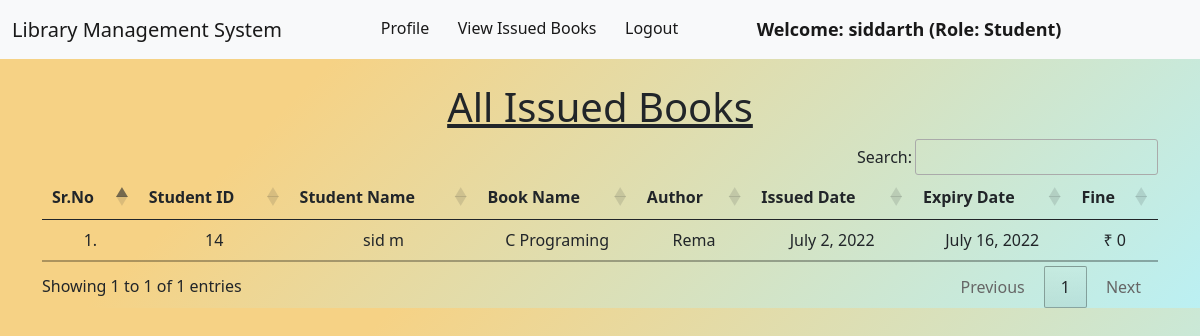
The app's page /student_issued_books/ (signed in) with its own data.
### library/models.py (models this page shows, shortened)
class Book(models.Model):
    name = models.CharField(max_length=200)
    author = models.CharField(max_length=200)
    isbn = models.PositiveIntegerField()
    category = models.CharField(max_length=50)

class IssuedBook(models.Model):
    student_id = models.CharField(max_length=100, blank=True)
    isbn = models.CharField(max_length=13)
    issued_date = models.DateField(auto_now=True)
    expiry_date = models.DateField(default=expiry)

### library/views.py (the view)
# urls.py: path("student_issued_books/", views.student_issued_books, name="student_issued_books"),
@login_required(login_url = '/student_login')
def student_issued_books(request):
    student = Student.objects.filter(user_id=request.user.id)
    issuedBooks = IssuedBook.objects.filter(student_id=student[0].user_id)
    li1 = []
    li2 = []
    for i in issuedBooks:
        books = Book.objects.filter(isbn=i.isbn)
        for book in books:
            t=(request.user.id, request.user.get_full_name, book.name,book.author)
            li1.append(t)
        days=(date.today()-i.issued_date)
        d=days.days
        fine=0
        if d>15:
            day=d-14
            fine=day*5
        t=(issuedBooks[0].issued_date, issuedBooks[0].expiry_date, fine)
        li2.append(t)
    return render(request,'student_issued_books.html',{'li1':li1, 'li2':li2})

### library/templates/student_issued_books.html (shortened to what this page needs)
{% extends 'student_navbar.html' %}
{% load static %}
{% block body %}
<div class="container mt-4">
    <h1 class="text-center"><u>All Issued Books</u></h1>
    <table class="table table-hover" id="example">
        <thead>
            <tr class="text-center">
                <th>Sr.No</th>
                <th>Student ID</th>
                <th>Student Name</th>
                <th>Book Name</th>
                <th>Author</th>
                <th>Issued Date</th>
                <th>Expiry Date</th>
                <th>Fine</th>
            </tr>
        </thead>
        <tbody>
            {% for i in li1 %}
            <tr class="text-center">
                <td>{{forloop.counter}}.</td>
                <td>{{i.0}}</td>
                <td>{{i.1}}</td>
                <td>{{i.2}}</td>
                <td>{{i.3}}</td>
                {% endfor %}
                {% for i in li2 %}
                <td>{{i.0}}</td>
                <td>{{i.1}}</td>
                <td>₹ {{i.2}}</td>
            </tr>
            {% endfor %}
        </tbody>
    </table>
    </div>
{% endblock %}

### library/templates/student_navbar.html (shortened to what this page needs)
<!doctype html>
<html lang="en">
  <head>
    <link href="https://cdn.jsdelivr.net/npm/bootstrap@5.1.0/dist/css/bootstrap.min.css" rel="stylesheet">
    <link rel="stylesheet" href="https://cdn.datatables.net/1.10.25/css/jquery.dataTables.min.css">
    <link rel="stylesheet" href="https://cdn.datatables.net/buttons/1.7.1/css/buttons.dataTables.min.css">
  </head>
  <body style="background-color: #bbf0f3;background-image: linear-gradient(315deg, #bbf0f3 0%, #f6d285 74%);">
    <nav class="navbar navbar-expand-lg navbar-light bg-light sticky-top">
        <div class="container-fluid">
          <a class="navbar-brand" href="#">Library Management System</a>
          <div class="collapse navbar-collapse" id="navbarSupportedContent">
            <ul class="navbar-nav me-auto mb-2 mb-lg-0">
              <li class="nav-item">
                <a class="nav-link active" aria-current="page" href="/profile/">Profile</a>
              </li>
              <li class="nav-item">
                <a class="nav-link active" aria-current="page" href="/student_issued_books/">View Issued Books</a>
              </li>
              <li class="nav-item">
                <a class="nav-link active" aria-current="page" href="/logout/">Logout</a>
              </li>
              <li class="nav-item">
                <a style="font-weight:600; font-family:'Segoe UI', Tahoma, Geneva, Verdana, sans-serif; font-size: large;" class="nav-link active" href="#">Welcome: {{request.user}}  (Role: Student)</a>
              </li>
            </ul>
          </div>
        </div>
      </nav>
      {% block body %}
      {% endblock %}
  </body>
</html>

### records on screen
Book: name "C Programing", author "Rema"
IssuedBook: issued_date "July 2, 2022", expiry_date "July 16, 2022"

### other values on screen
{{ request.user }} "siddarth"
{{ i.0 }} "14"
{{ i.1 }} "sid m"
{{ i.2 }} "0"
